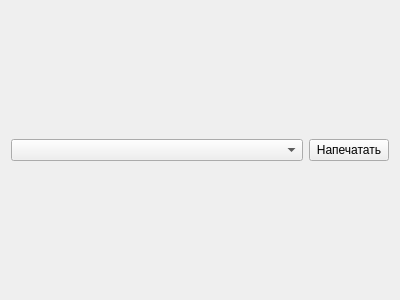
<?xml version="1.0" encoding="UTF-8"?>
<ui version="4.0">
 <class>Form</class>
 <widget class="QWidget" name="Form">
  <property name="geometry">
   <rect>
    <x>0</x>
    <y>0</y>
    <width>400</width>
    <height>300</height>
   </rect>
  </property>
  <property name="windowTitle">
   <string>Form</string>
  </property>
  <layout class="QVBoxLayout" name="verticalLayout" stretch="10,1">
   <item>
    <layout class="QVBoxLayout" name="verticalLayout_3"/>
   </item>
   <item>
    <layout class="QHBoxLayout" name="horizontalLayout" stretch="10,0">
     <item>
      <widget class="QComboBox" name="comboBox"/>
     </item>
     <item>
      <widget class="QPushButton" name="pushButton">
       <property name="text">
        <string>Напечатать</string>
       </property>
      </widget>
     </item>
    </layout>
   </item>
  </layout>
 </widget>
 <resources/>
 <connections/>
</ui>
